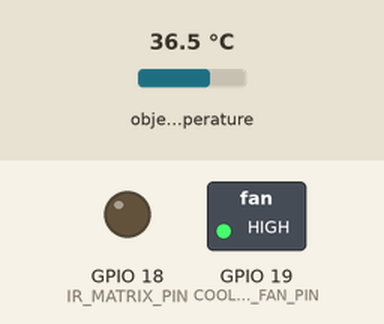
Recording of a sketch running on a simulated ESP32. Parts: switched loads named in the sketch (green lamp = pin HIGH), output pins drawn as LEDs (lit = HIGH). The inputs (shaded band) are chosen by the test bench; at power-on: object temperature 36.5 °C. What the sketch prints to the serial monitor is not drawn.

Above: at 0.05 s.
At 0.5 s:
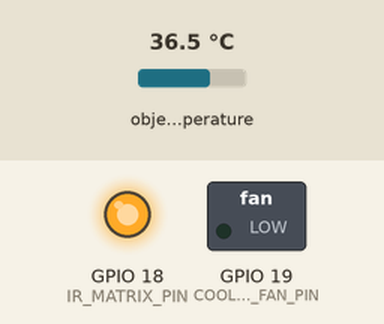
Timing chart, 0 to 2.0 s (numbered marks = the images above):
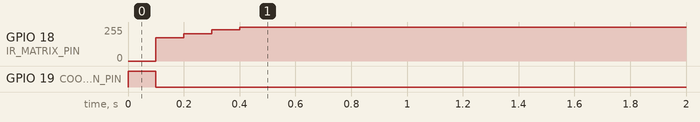

The sketch:

primals_v1.ino
```cpp
#include <Wire.h>
#include <Adafruit_MLX90614.h>
#include <PID_v1.h>

// Definición de Pines
const int IR_MATRIX_PIN = 18;  // Salida PWM para los 36 LEDs IR
const int COOLING_FAN_PIN = 19; // Salida para el ventilador de 40mm

// Variables de Control
double Setpoint, Input, Output;
double Kp=2, Ki=5, Kd=1; // Ajustar según la inercia térmica del búnker
PID myPID(&Input, &Output, &Setpoint, Kp, Ki, Kd, DIRECT);

Adafruit_MLX90614 mlx = Adafruit_MLX90614();

void setup() {
  Serial.begin(115200);
  mlx.begin();

  pinMode(IR_MATRIX_PIN, OUTPUT);
  pinMode(COOLING_FAN_PIN, OUTPUT);

  Setpoint = 95.0; // Temperatura de desnaturalización inicial
  myPID.SetMode(AUTOMATIC);
  myPID.SetOutputLimits(0, 255); // Rango de PWM
}

void loop() {
  Input = mlx.readObjectTempC(); // Lectura IR sin contacto
  myPID.Compute();

  if (Output > 0) {
    analogWrite(IR_MATRIX_PIN, Output); // Calentamiento fotónico
    digitalWrite(COOLING_FAN_PIN, LOW);
  } else {
    analogWrite(IR_MATRIX_PIN, 0);
    digitalWrite(COOLING_FAN_PIN, HIGH); // Enfriamiento activo
  }

  // Enviar datos al puerto serial para Grafana/Home Assistant
  Serial.print("Temp:"); Serial.println(Input);
}
```

Measured:
- by itself, GPIO 18 (IR_MATRIX_PIN): 0/255 → 175/255 at 0.10 s, → 204/255 0.10 s later, → 234/255 0.10 s later, → 255/255 0.10 s later
- by itself, GPIO 19 (COOLING_FAN_PIN): LOW → HIGH at 0.00 s, → LOW 0.10 s later
